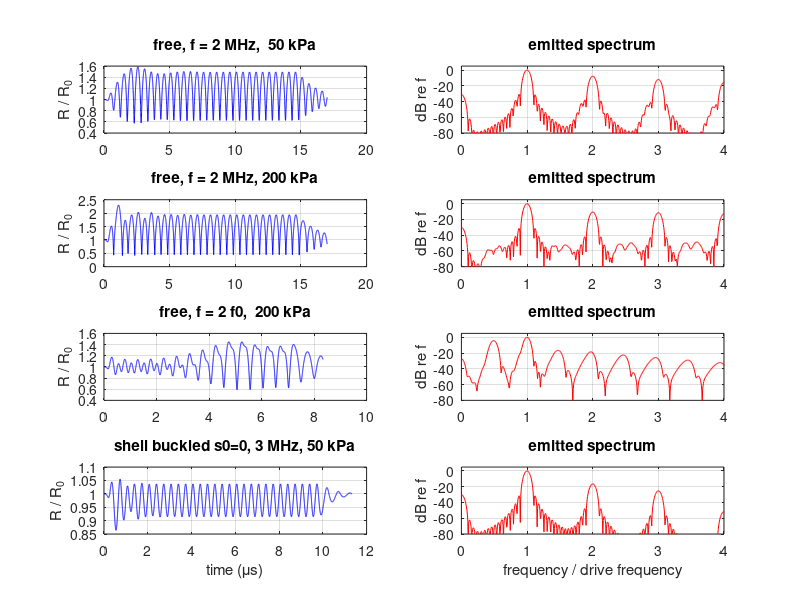

Here is the MATLAB script that generated this plot:
%% m28_rayleigh_plesset.m  --  Rayleigh-Plesset (Marmottant form) with a hand-written RK4
% Purpose : integrate the radial dynamics of a free gas bubble and of a lipid-coated
%           bubble (Marmottant buckling/rupture shell), compute the emitted pressure
%           p_s = rho (R^2 R'' + 2 R R'^2) / r and its spectrum, and read off the
%           harmonic, subharmonic and compression-only signatures.
% Model   : rho (R R'' + 3/2 R'^2) = Pg0 (R0/R)^(3g) (1 - 3g R'/c) - P0 - 2 sig(R)/R
%                                   - 4 mu R'/R - 4 ks R'/R^2 - Pac(t)
%           sig(R) = 0 (R < Rb), chi (R^2/Rb^2 - 1) (Rb <= R <= Rr), sigma_w (R > Rr).
% Change  : R0, f, P (cases table below), chi, ks, s0 (surface tension at rest).
% Expect  : free 2 um bubble (f0 = 2.04 MHz) at 2 MHz, 200 kPa: Rmax/R0 = 2.30,
%           2nd harmonic -10.6 dB; driven at 2 f0 (4.08 MHz) the subharmonic is
%           -30 dB at 100 kPa and -4 dB at 200 kPa (above threshold); a buckled
%           shell (s0 = 0) compresses 2.5 times further than it expands.
% Provenance: simulation (this script). Shell values chi = 0.5 N/m, s0 = 0.02 N/m, ks = 5e-9 kg/s,
%           g = 1.07 are illustrative (inside the range fitted to lipid agents, not one agent).
% Runtime : about 15 s in Octave (RK4 in an interpreted loop), a few s in MATLAB.
clear; close all; rng(1);

%% Liquid and gas constants (water at 20 C)
rho = 1000;        % kg/m^3
c   = 1480;        % m/s
mu  = 1e-3;        % Pa s
P0  = 101325;      % Pa
sw  = 0.072;       % N/m, water surface tension
rObs = 0.01;       % m, observation distance for the emitted pressure

%% Cases: {label, R0 (m), shell (0/1), gamma, s0 (N/m), f (Hz or 0 = 2 f0), P (Pa)}
chi = 0.5;  ks = 5e-9;            % shell elasticity (N/m) and dilatational viscosity (kg/s)
cases = { 'free, f = 2 MHz,  50 kPa',  2e-6, 0, 1.40, 0,    2e6,  50e3;
          'free, f = 2 MHz, 200 kPa',  2e-6, 0, 1.40, 0,    2e6, 200e3;
          'free, f = 2 f0,  100 kPa',  2e-6, 0, 1.40, 0,    0,   100e3;
          'free, f = 2 f0,  200 kPa',  2e-6, 0, 1.40, 0,    0,   200e3;
          'shell elastic s0=0.02, 3 MHz, 100 kPa', 2e-6, 1, 1.07, 0.02, 3e6, 100e3;
          'shell buckled s0=0, 3 MHz, 50 kPa',     2e-6, 1, 1.07, 0,    3e6,  50e3 };
ncyc = 30;        % cycles in the tone burst (sin^2 ramps of one cycle)
nper = 200;       % RK4 steps per acoustic period (split further when R moves fast)

nc = size(cases, 1);
res = zeros(nc, 7);
keep = cell(nc, 1);
fprintf('%-40s %7s %6s %6s %7s %7s %7s %8s\n', 'case', 'f0 MHz', 'Rmax', 'Rmin', 'H2 dB', 'H3 dB', 'f/2 dB', 'ps,max Pa');
for ic = 1:nc
  R0 = cases{ic, 2}; shell = cases{ic, 3}; g = cases{ic, 4}; s0 = cases{ic, 5};
  %% Shell law and equilibrium gas pressure
  if shell
    Rb = R0 / sqrt(1 + s0 / chi);  Rr = Rb * sqrt(1 + sw / chi);
    sig = @(R) (R >= Rb & R <= Rr) .* chi .* (R.^2 / Rb^2 - 1) + (R > Rr) .* sw;
    sig0 = s0; kss = ks;
    K = 3*g*P0 + 2*(3*g + 1)*sig0/R0 + 4*chi/R0;      % linear stiffness (elastic state)
  else
    sig = @(R) sw + 0*R; sig0 = sw; kss = 0;
    K = 3*g*P0 + 2*(3*g - 1)*sw/R0;
  end
  f0 = sqrt(K / rho) / (2*pi*R0);
  f = cases{ic, 6}; if f == 0, f = 2 * f0; end
  P = cases{ic, 7};
  Pg0 = P0 + 2 * sig0 / R0;
  T = ncyc / f; tr = 1 / f;
  env = @(t) (t > 0 & t < T) .* sin(pi/2 * min(1, min(t / tr, (T - t) / tr))).^2;
  pac = @(t) P * env(t) .* sin(2*pi*f*t);
  acc = @(t, R, U) ((Pg0 * (R0 ./ R).^(3*g) .* (1 - 3*g*U/c) - P0 - 2*sig(R)./R ...
                    - 4*mu*U./R - 4*kss*U./R.^2 - pac(t)) / rho - 1.5*U.^2) ./ R;
  %% RK4 integration
  dt = 1 / (f * nper); n = round((T + 4/f) / dt);
  t = (0:n) * dt; R = zeros(1, n + 1); U = zeros(1, n + 1); A = zeros(1, n + 1);
  R(1) = R0; A(1) = acc(0, R0, 0); Rk = R0; Uk = 0; tk = 0;
  for i = 1:n
    m = max(1, min(64, ceil(abs(Uk) * dt / Rk / 0.005)));   % sub-steps when R moves > 0.5 % per step
    h = dt / m;
    for s = 1:m
      k1R = Uk;              k1U = acc(tk, Rk, Uk);
      k2R = Uk + h/2*k1U;    k2U = acc(tk + h/2, Rk + h/2*k1R, Uk + h/2*k1U);
      k3R = Uk + h/2*k2U;    k3U = acc(tk + h/2, Rk + h/2*k2R, Uk + h/2*k2U);
      k4R = Uk + h*k3U;      k4U = acc(tk + h,   Rk + h*k3R,   Uk + h*k3U);
      Rk = Rk + h/6*(k1R + 2*k2R + 2*k3R + k4R);
      Uk = Uk + h/6*(k1U + 2*k2U + 2*k3U + k4U);
      tk = tk + h;
    end
    R(i+1) = Rk; U(i+1) = Uk; A(i+1) = acc(tk, Rk, Uk);
  end
  ps = rho * (R.^2 .* A + 2 * R .* U.^2) / rObs;     % emitted pressure at rObs (Pa)
  %% Spectrum of the steady part (30 % to 95 % of the burst), Hann window, 8x zero padding
  idx = find(t > 0.3*T & t < 0.95*T); x = ps(idx) - mean(ps(idx)); L = numel(x);
  w = 0.5 - 0.5*cos(2*pi*(0:L-1)/(L-1));
  nf = 2^nextpow2(8*L); X = abs(fft(x .* w, nf)); fa = (0:nf-1) / (nf*dt);
  lev = @(ff) max(X(max(1, round(ff/fa(2)) - 2):round(ff/fa(2)) + 4));
  L1 = lev(f);
  res(ic, :) = [f0/1e6, max(R)/R0, min(R)/R0, 20*log10(lev(2*f)/L1), 20*log10(lev(3*f)/L1), 20*log10(lev(f/2)/L1), max(ps)];
  fprintf('%-40s %7.2f %6.2f %6.2f %7.1f %7.1f %7.1f %8.1f\n', cases{ic, 1}, res(ic, :));
  keep{ic} = struct('t', t, 'R', R / R0, 'ps', ps, 'f', f, 'fa', fa(1:nf/2), 'X', 20*log10(X(1:nf/2)/L1 + 1e-12));
end
fprintf('   (f0 is the elastic-branch linear resonance; for the buckled-at-rest case (s0 = 0) there is no single linear resonance: the elastic branch is 2.90 MHz, the buckled gas-only branch about 1.44 MHz)\n');

%% Compression-only index for the buckled shell: (R0 - Rmin)/(Rmax - R0)
fprintf('\nCompression/expansion ratio (R0 - Rmin)/(Rmax - R0): elastic %.2f, buckled %.2f\n', ...
  (1 - res(5, 3)) / (res(5, 2) - 1), (1 - res(6, 3)) / (res(6, 2) - 1));

%% Step-size check on the most violent case (free, 2 MHz, 200 kPa): already converged at 200/period
fprintf('Step check: Rmin/R0 = %.4f at %d steps/period (compare 0.415 at 400 and 800 steps/period)\n', res(2, 3), nper);

%% Figures
figure('Position', [50 50 900 640]);
sel = [1 2 4 6];
for k = 1:4
  s = keep{sel(k)};
  subplot(4, 2, 2*k - 1); plot(s.t * 1e6, s.R, 'b'); grid on;
  ylabel('R / R_0'); title(cases{sel(k), 1});
  if k == 4, xlabel('time (\mus)'); end
  subplot(4, 2, 2*k); plot(s.fa / s.f, s.X, 'r'); grid on; xlim([0 4]); ylim([-80 5]);
  ylabel('dB re f'); title('emitted spectrum');
  if k == 4, xlabel('frequency / drive frequency'); end
end
